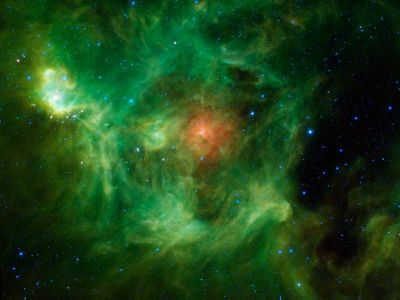
//> input picture project/2014_spring/project_5/ESDC2014/helloworld/pc/1.jpg, 400 x 300 px
$ ./concat_img 1.jpg 1.jpg   (built with g++ and OpenCV 4)
//> lines starting //> are read from the running program, lines starting //| are printed output that depends on the picture
//> further down, img1 is the input picture: 300 rows x 400 cols, CV_8UC3; mean B, G, R 26.2, 69.7, 29.9
#include <opencv2/opencv.hpp>
#include <stdio.h>

#define FILENAME_LENGTH 256


cv::Mat edge_detection(const cv::Mat &img)
{
	cv::Mat gray_img,result;
	cv::cvtColor(img,gray_img,CV_BGR2GRAY);
	uint16_t threadhold1 = 50;
	uint16_t threadhold2 = 150;
	int32_t apertureSize = 3;
	cv::Canny(gray_img,result,threadhold1,threadhold2,apertureSize);

	return result;
}

cv::Mat concat_img(cv::Mat img1, cv::Mat img2)
{
	cv::Mat result(img1.rows,img1.cols + img2.cols,CV_8UC3);

	cv::Mat left(result,cv::Rect(0,0,img1.cols,img1.rows));
	img1.copyTo(left);
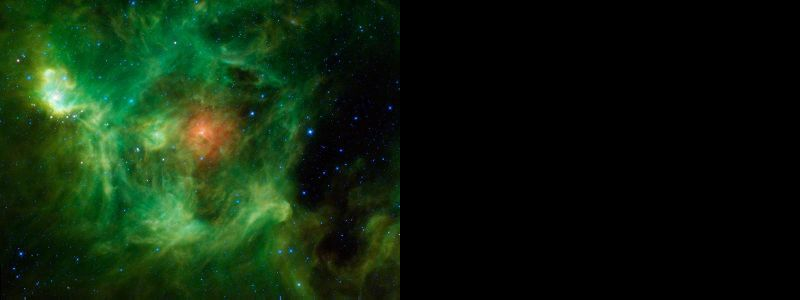
//> result: 300 rows x 800 cols, CV_8UC3; mean B, G, R 13.1, 34.9, 15

	cv::Mat right(result,cv::Rect(img1.cols,0,img2.cols,img2.rows));
//> right: 300 rows x 400 cols, CV_8UC3; every value is 0
	img2.copyTo(right);
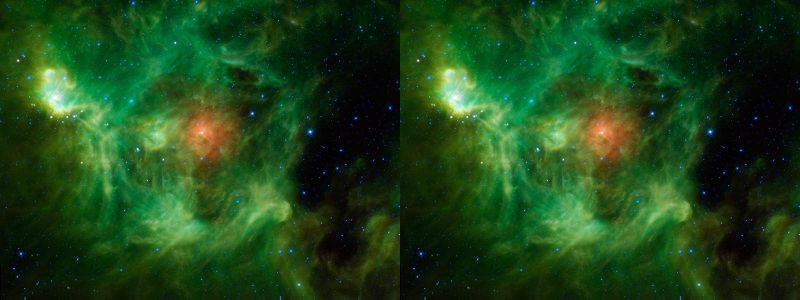
//> result: 300 rows x 800 cols, CV_8UC3; mean B, G, R 26.2, 69.7, 29.9
	return result;
}
int main(int argc, char ** argv)
{
	if(argc != 3)
		printf("Usage: concat_img filename filename");

	cv::namedWindow("test",CV_WINDOW_AUTOSIZE);
	cv::Mat img1 = cv::imread(argv[1]);
	cv::Mat img2 = cv::imread(argv[2]);
	cv::imshow("test",concat_img(img1,img2));
	cv::waitKey(0);

	cv::imshow("test",edge_detection(img1));
//> in edge_detection, `cv::cvtColor(img,gray_img,CV_BGR2GRAY);`:
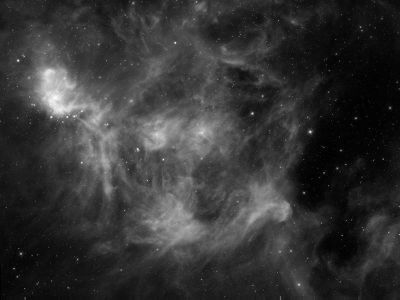
//> gray_img: 300 rows x 400 cols, CV_8UC1; min 0, max 252, mean 52.8
//> in edge_detection, `cv::Canny(gray_img,result,threadhold1,threadhold2,apertureSize);`:
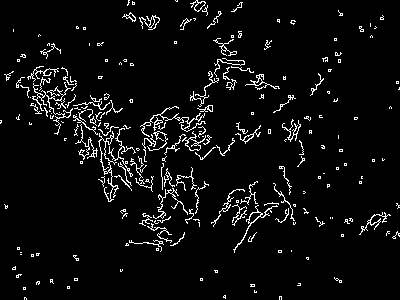
//> result: 300 rows x 400 cols, CV_8UC1; 5.1% white in thin lines or dots
	cv::waitKey(0);

	cv::imshow("test",edge_detection(img2));
	cv::waitKey(0);

	return 0;
}
